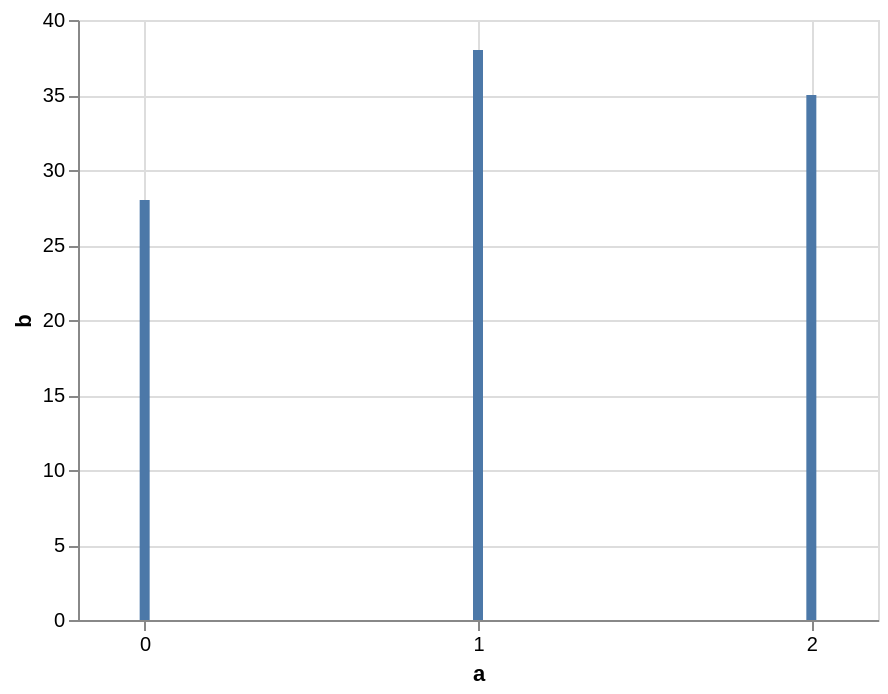

Write a Vega-Lite specification for this figure.
### Vega specification from a JSON file in a GitHub repository (floating-point values rounded to 4 significant figures)
{"$schema": "https://vega.github.io/schema/vega/v5.json", "description": "A simple bar chart with integer axis.", "background": "white", "padding": 5, "width": 400, "height": 300, "style": "cell", "data": [{"name": "source_0", "values": [{"a": 0, "b": 28}, {"a": 1, "b": 38}, {"a": 2, "b": 35}]}, {"name": "data_0", "source": "source_0", "transform": [{"type": "stack", "groupby": ["a"], "field": "b", "sort": {"field": [], "order": []}, "as": ["b_start", "b_end"], "offset": "zero"}, {"type": "filter", "expr": "isValid(datum[\"a\"]) && isFinite(+datum[\"a\"]) && isValid(datum[\"b\"]) && isFinite(+datum[\"b\"])"}]}], "marks": [{"name": "marks", "type": "rect", "style": ["bar"], "from": {"data": "data_0"}, "encode": {"update": {"fill": {"value": "#4c78a8"}, "ariaRoleDescription": {"value": "bar"}, "description": {"signal": "\"a: \" + (format(datum[\"a\"], \"d\")) + \"; b: \" + (format(datum[\"b\"], \"\"))"}, "xc": {"scale": "x", "field": "a"}, "width": {"value": 5}, "y": {"scale": "y", "field": "b_end"}, "y2": {"scale": "y", "field": "b_start"}}}}], "scales": [{"name": "x", "type": "linear", "domain": {"data": "data_0", "field": "a"}, "range": [0, {"signal": "width"}], "nice": true, "zero": false, "padding": 5}, {"name": "y", "type": "linear", "domain": {"data": "data_0", "fields": ["b_start", "b_end"]}, "range": [{"signal": "height"}, 0], "nice": true, "zero": true}], "axes": [{"scale": "x", "orient": "bottom", "gridScale": "y", "grid": true, "tickCount": {"signal": "ceil(width/40)"}, "tickMinStep": 1, "domain": false, "labels": false, "aria": false, "maxExtent": 0, "minExtent": 0, "ticks": false, "zindex": 0}, {"scale": "y", "orient": "left", "gridScale": "x", "grid": true, "tickCount": {"signal": "ceil(height/40)"}, "domain": false, "labels": false, "aria": false, "maxExtent": 0, "minExtent": 0, "ticks": false, "zindex": 0}, {"scale": "x", "orient": "bottom", "grid": false, "title": "a", "format": "d", "labelFlush": true, "labelOverlap": true, "tickCount": {"signal": "ceil(width/40)"}, "tickMinStep": 1, "zindex": 0}, {"scale": "y", "orient": "left", "grid": false, "title": "b", "labelOverlap": true, "tickCount": {"signal": "ceil(height/40)"}, "zindex": 0}]}
